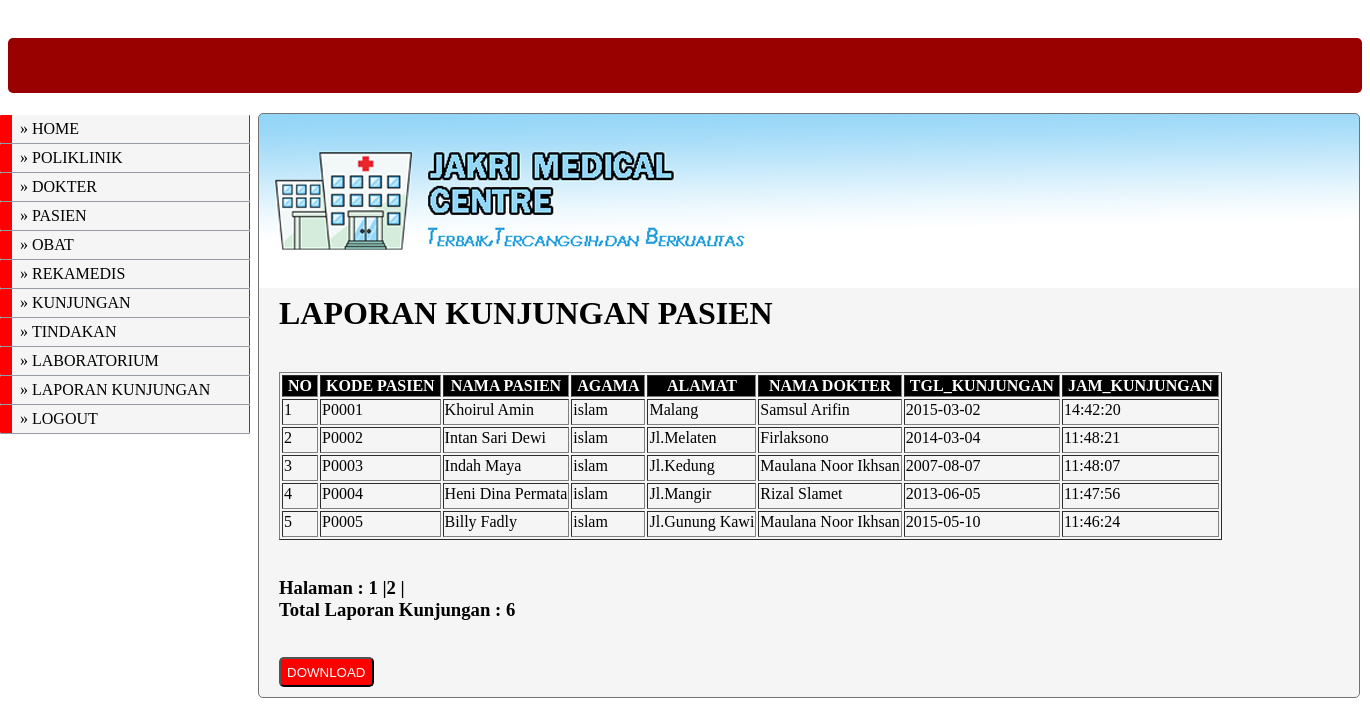
The app's page /pasien/Laporan/laporan_kunjungan.php (signed in) with its own data.
### tables this page shows
CREATE TABLE IF NOT EXISTS `pasien` (
  `no_pasien` varchar(5) NOT NULL,
  `nm_pasien` varchar(30) NOT NULL,
  `j_kel` varchar(10) NOT NULL,
  `agama` varchar(10) NOT NULL,
  `alamat` varchar(50) NOT NULL,
  `tgl_lahir` date NOT NULL,
  `usia` int(3) NOT NULL,
  `no_telp` varchar(15) NOT NULL,
  `nm_kk` varchar(30) NOT NULL,
  `hub_kel` varchar(30) NOT NULL,
  PRIMARY KEY (`no_pasien`)
);

CREATE TABLE IF NOT EXISTS `dokter` (
  `kd_dokter` varchar(5) NOT NULL,
  `kd_poli` varchar(5) NOT NULL,
  `tgl_kunjungan` date NOT NULL,
  `kd_user` varchar(5) NOT NULL,
  `nm_dokter` varchar(30) NOT NULL,
  `SIP` varchar(30) NOT NULL,
  `tmp_lahir` varchar(30) NOT NULL,
  `no_telp` varchar(15) NOT NULL,
  `alamat` varchar(50) NOT NULL,
  PRIMARY KEY (`kd_dokter`)
);

CREATE TABLE IF NOT EXISTS `kunjungan` (
  `tgl_kunjungan` date NOT NULL,
  `no_pasien` varchar(5) NOT NULL,
  `kd_dokter` varchar(5) NOT NULL,
  `jam_kunjungan` time NOT NULL,
  PRIMARY KEY (`no_pasien`)
);

### pasien/Laporan/laporan_kunjungan.php (the view, shortened to what this page needs)
<?php
$level  = $_SESSION['level'];
if($level == 'superadmin') {
?>
<!DOCTYPE html>
<head>
<link href="../../config/style.css" rel="stylesheet" type="text/css">
</head>
<body>
<?php include "../../menu.php"; ?>
<div id="atassuper"></div>
<div id="header">
<div id="content">
<form action="report_kunjungan.php">
<h1>LAPORAN KUNJUNGAN PASIEN</h1><br>
<table border="1">
	    <tr>
    	<th>NO</th>
        <th>KODE PASIEN</th>
        <th>NAMA PASIEN</th>
        <th>AGAMA</th>
        <th>ALAMAT</th>
        <th>NAMA DOKTER</th>
        <th>TGL_KUNJUNGAN</th>
        <th>JAM_KUNJUNGAN</th>
    </tr>
<?php
$batas = 5;
$halaman = $_GET['halaman'];
if(empty($halaman)){
	$posisi=0;
	$halaman=1;
}
else{
	$posisi = ($halaman-1) * $batas;
}
$tampil=mysql_query("SELECT p.no_pasien,p.nm_pasien,p.agama,p.alamat,d.nm_dokter,k.tgl_kunjungan,k.jam_kunjungan
FROM pasien p, kunjungan k, dokter d
WHERE p.no_pasien = k.no_pasien AND d.kd_dokter = k.kd_dokter ORDER BY no_pasien ASC limit $posisi,$batas");
$no = $posisi + 1;
while($r = mysql_fetch_array($tampil))
{echo"
	<tr>
		<td>$no</td>
		<td>$r[no_pasien]</td>
		<td>$r[nm_pasien]</td>
		<td>$r[agama]</td>
		<td>$r[alamat]</td>
		<td>$r[nm_dokter]</td>
		<td>$r[tgl_kunjungan]</td>
		<td>$r[jam_kunjungan]</td>
		</tr>";
	$no++;
}
echo"</table>";
echo "<br><h3>Halaman :&nbsp;";
$tampil2="SELECT p.no_pasien,p.nm_pasien,p.agama,p.alamat,d.nm_dokter,k.tgl_kunjungan,k.jam_kunjungan
FROM pasien p, kunjungan k, dokter d
WHERE p.no_pasien = k.no_pasien AND d.kd_dokter = k.kd_dokter ORDER BY no_pasien ASC";
$hasil2=mysql_query($tampil2);
$jmldata=mysql_num_rows($hasil2);
$jmlhalaman=ceil($jmldata/$batas);
for($i=1;$i<=$jmlhalaman;$i++)
if($i!=$halaman)
{
	echo"<a href=$_SERVER[PHP_SELF]?halaman=$i style=color:#000>$i</a> |";
}
else
{
	echo"<b>$i</b> |";
}
echo "<br>Total Laporan Kunjungan :&nbsp;<b>$jmldata</b> </p></h3>";
?>
<br>
<input class="submit" type="submit" value="DOWNLOAD">
<?php
}
else
{
?>
	<script>alert("MAAF ANDA TIDAK MEMILIKI HAK AKSES HALAMAN INI"); </script>
    <script>window.location='../../index.php'; </script>
<?php
}
?>
</body>
</html>

### config/style.css (style rules this page uses)
* { text-decoration:none; }
th { text-align:center; }
a { color:#00F; }
#atassuper { background-color:#900; padding:15px 0 40px 950px; position:relative; border-radius:5px; top:30px; }
#header { position: relative; background-repeat: no-repeat; background-image:url(../images/header.jpg); top:50px; margin:0; left:250px; width: 1100px; border: 1px solid #737373; padding-top: 90px; text-align: left; background-color:#F5F5F5; border-radius:5px; }
#content { margin-left: 0px; padding: 70px 0px 10px 20px; }
.submit { background-color:#F00; color:#FFF; border-radius:5px; height:30px; width:auto; }
th { background-color:#000; color:#FFF; padding-right:5px; padding-left:5px; }
td { padding-bottom:5px; }

### records on screen
pasien: no_pasien "P0001", nm_pasien "Khoirul Amin", agama "islam", alamat "Malang", dokter.nm_dokter "Samsul Arifin", kunjungan.tgl_kunjungan "2015-03-02", kunjungan.jam_kunjungan "14:42:20"
pasien: no_pasien "P0002", nm_pasien "Intan Sari Dewi", agama "islam", alamat "Jl.Melaten", dokter.nm_dokter "Firlaksono", kunjungan.tgl_kunjungan "2014-03-04", kunjungan.jam_kunjungan "11:48:21"
pasien: no_pasien "P0003", nm_pasien "Indah Maya", agama "islam", alamat "Jl.Kedung", dokter.nm_dokter "Maulana Noor Ikhsan", kunjungan.tgl_kunjungan "2007-08-07", kunjungan.jam_kunjungan "11:48:07"
pasien: no_pasien "P0004", nm_pasien "Heni Dina Permata", agama "islam", alamat "Jl.Mangir", dokter.nm_dokter "Rizal Slamet", kunjungan.tgl_kunjungan "2013-06-05", kunjungan.jam_kunjungan "11:47:56"
pasien: no_pasien "P0005", nm_pasien "Billy Fadly", agama "islam", alamat "Jl.Gunung Kawi", dokter.nm_dokter "Maulana Noor Ikhsan", kunjungan.tgl_kunjungan "2015-05-10", kunjungan.jam_kunjungan "11:46:24"

### other values on screen
$jmldata "6"
